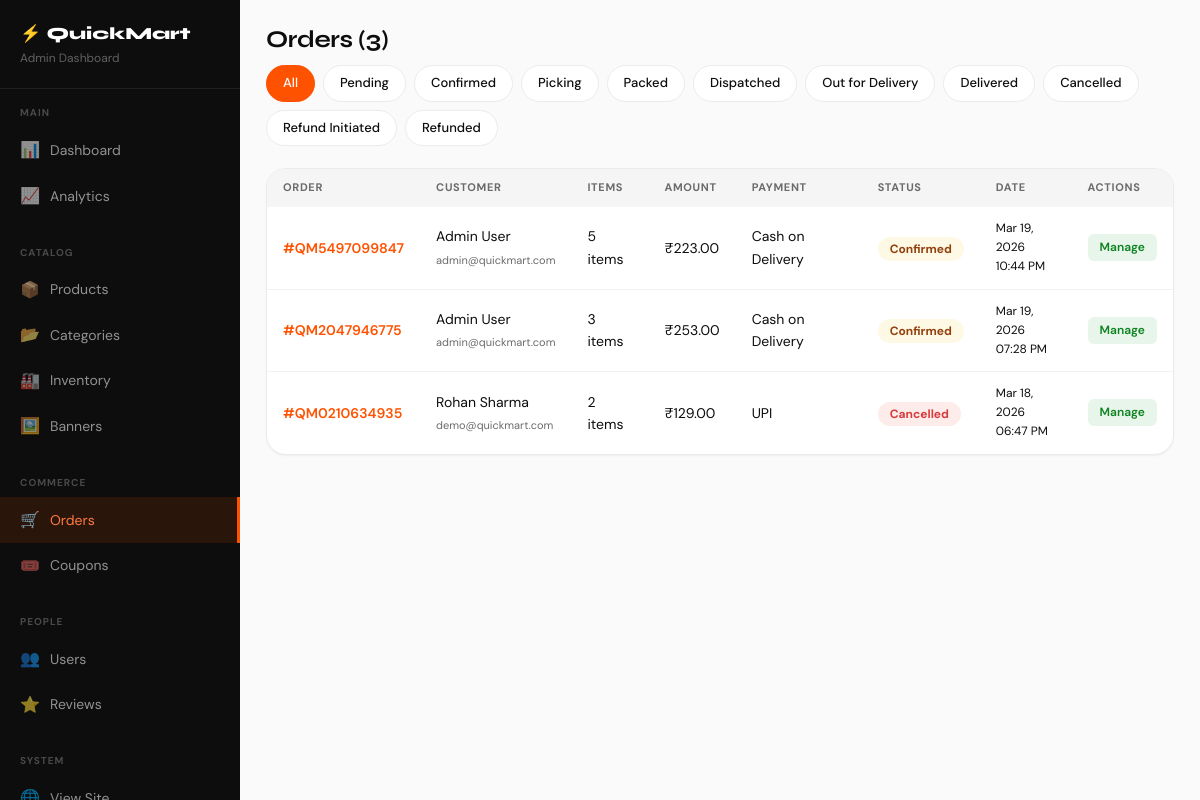
Page /admin-panel/orders/ (signed in) on the committed database.
### orders/models.py (models this page shows, shortened)
class Order(models.Model):
    STATUS_CHOICES = [
        ('pending','Pending'),('confirmed','Confirmed'),('picking','Picking'),
        ('packed','Packed'),('dispatched','Dispatched'),('out_for_delivery','Out for Delivery'),
        ('delivered','Delivered'),('cancelled','Cancelled'),('refund_initiated','Refund Initiated'),
        ('refunded','Refunded'),
    ]
    PAYMENT_METHODS = [('upi','UPI'),('card','Card'),('netbanking','Netbanking'),
                       ('wallet','Wallet'),('cod','Cash on Delivery')]
    id = models.UUIDField(primary_key=True, default=uuid.uuid4, editable=False)
    order_number = models.CharField(max_length=20, unique=True)
    user = models.ForeignKey('users.User', on_delete=models.PROTECT, related_name='orders')
    delivery_address = models.ForeignKey('users.Address', on_delete=models.PROTECT, null=True)
    status = models.CharField(max_length=30, choices=STATUS_CHOICES, default='pending')
    payment_method = models.CharField(max_length=20, choices=PAYMENT_METHODS, default='cod')
    payment_status = models.CharField(max_length=20, default='pending')
    subtotal = models.DecimalField(max_digits=10, decimal_places=2)
    delivery_fee = models.DecimalField(max_digits=8, decimal_places=2, default=0)
    discount_amount = models.DecimalField(max_digits=8, decimal_places=2, default=0)
    total_amount = models.DecimalField(max_digits=10, decimal_places=2)
    coupon_code = models.CharField(max_length=50, blank=True)
    coins_used = models.IntegerField(default=0)
    coins_earned = models.IntegerField(default=0)
    special_instructions = models.TextField(blank=True)
    estimated_delivery = models.DateTimeField(null=True, blank=True)
    delivered_at = models.DateTimeField(null=True, blank=True)
    cancelled_at = models.DateTimeField(null=True, blank=True)
    cancellation_reason = models.TextField(blank=True)
    razorpay_order_id = models.CharField(max_length=200, blank=True)
    razorpay_payment_id = models.CharField(max_length=200, blank=True)
    placed_at = models.DateTimeField(auto_now_add=True)
    updated_at = models.DateTimeField(auto_now=True)
    class Meta: ordering = ['-placed_at']

### users/models.py (models this page shows, shortened)
class User(AbstractBaseUser, PermissionsMixin):
    id = models.UUIDField(primary_key=True, default=uuid.uuid4, editable=False)
    email = models.EmailField(unique=True)
    phone = models.CharField(max_length=15, blank=True)
    full_name = models.CharField(max_length=255)
    profile_image = models.ImageField(upload_to='profiles/', null=True, blank=True)
    is_active = models.BooleanField(default=True)
    is_staff = models.BooleanField(default=False)
    is_admin = models.BooleanField(default=False)
    reward_coins = models.IntegerField(default=100)
    referral_code = models.CharField(max_length=10, unique=True, blank=True)
    date_joined = models.DateTimeField(auto_now_add=True)
    updated_at = models.DateTimeField(auto_now=True)
    objects = UserManager()
    USERNAME_FIELD = 'email'
    REQUIRED_FIELDS = ['full_name']

### admin_panel/views.py (the view)
# urls.py: path('orders/', views.orders_list, name='orders'),
@admin_required
def orders_list(request):
    status = request.GET.get('status','')
    orders = Order.objects.select_related('user','delivery_address').prefetch_related('items')
    if status: orders = orders.filter(status=status)
    return render(request, 'admin_panel/orders.html', {'orders': orders, 'status_filter': status,
        'status_choices': Order.STATUS_CHOICES})

### cart/context_processors.py (called while the page is built)
def cart_context(request):
    try:
        cart = get_or_create_cart(request)
        return {'cart': cart, 'cart_count': cart.get_count()}
    except:
        return {'cart': None, 'cart_count': 0}

### cart/models.py (called while the page is built)
    def get_count(self):
        return sum(item.quantity for item in self.items.all())

### cart/views.py (called while the page is built, shortened)
def get_or_create_cart(request):
    if request.user.is_authenticated:
        cart, _ = Cart.objects.get_or_create(user=request.user)
        return cart

### store/context_processors.py (called while the page is built)
def store_context(request):
    return {
        'nav_categories': Category.objects.filter(is_active=True, parent=None).order_by('sort_order')[:8],
    }

### admin_panel/templates/admin_panel/orders.html (shortened to what this page needs)
{% extends 'admin_panel/base.html' %}
{% block content %}
<div class="admin-page-header">
  <h1 class="admin-page-title">Orders ({{ orders|length }})</h1>
  <div style="display:flex;gap:8px;flex-wrap:wrap;">
    <a href="{% url 'admin_panel:orders' %}" class="filter-chip {% if not status_filter %}active{% endif %}">All</a>
    {% for sc, sn in status_choices %}<a href="?status={{ sc }}" class="filter-chip {% if status_filter == sc %}active{% endif %}">{{ sn }}</a>{% endfor %}
  </div>
</div>
<div class="admin-card">
  <table class="data-table">
    <thead><tr><th>Order</th><th>Customer</th><th>Items</th><th>Amount</th><th>Payment</th><th>Status</th><th>Date</th><th>Actions</th></tr></thead>
    <tbody>
      {% for order in orders %}
      <tr>
        <td><a href="{% url 'admin_panel:order_detail' order.id %}" style="color:var(--brand);font-weight:600;">#{{ order.order_number }}</a></td>
        <td>{{ order.user.full_name|truncatechars:18 }}<br><span style="font-size:11px;color:var(--mid);">{{ order.user.email|truncatechars:20 }}</span></td>
        <td>{{ order.items.count }} items</td>
        <td>₹{{ order.total_amount }}</td>
        <td>{{ order.get_payment_method_display }}</td>
        <td><span class="status-badge status-{{ order.status }}">{{ order.get_status_display }}</span></td>
        <td style="font-size:12px;">{{ order.placed_at|date:"M d, Y" }}<br>{{ order.placed_at|date:"h:i A" }}</td>
        <td><a href="{% url 'admin_panel:order_detail' order.id %}" class="action-btn btn-view-sm">Manage</a></td>
      </tr>
      {% empty %}
      <tr><td colspan="8" style="text-align:center;padding:40px;color:var(--mid);">No orders found</td></tr>
      {% endfor %}
    </tbody>
  </table>
</div>
{% endblock %}

### static/css/main.css (style rules this page uses)
:root { --brand: #ff5200; --brand-dark: #e64700; --brand-light: #fff3ee; --brand-mid: #ff7a40; --brand-pale: #fff8f5; --dark: #0d0d0d; --dark2: #1a1a1a; --dark3: #282828; --mid: #6b6b6b; --light: #f5f5f5; --lighter: #fafafa; --white: #ffffff; --border: #ebebeb; --border-light: #f2f2f2; --green: #0c831f; --green-light: #e8f5eb; --yellow: #f4c430; --yellow-light: #fef9e5; --red: #d83b3b; --red-light: #fdecea; --blue: #1a56db; --blue-light: #e8f0fe; --shadow-xs: 0 1px 2px rgba(0,0,0,.05); --shadow-sm: 0 2px 8px rgba(0,0,0,.07); --shadow: 0 4px 16px rgba(0,0,0,.1); --shadow-lg: 0 8px 30px rgba(0,0,0,.12); --shadow-brand: 0 4px 16px rgba(255,82,0,.25); --r: 10px; --r-lg: 14px; --r-xl: 20px; --r-2xl: 28px; }
*, *::before, *::after { box-sizing: border-box; margin: 0; padding: 0; }
html { scroll-behavior: smooth; -webkit-tap-highlight-color: transparent; }
body { background: var(--lighter); color: var(--dark); font-family: 'DM Sans', sans-serif; font-size: 15px; line-height: 1.6; overflow-x: hidden; }
h1,h2,h3,h4,h5,h6 { font-family: 'Syne', sans-serif; line-height: 1.2; }
a { text-decoration: none; color: inherit; }
.filter-chip { padding: 7px 16px; border-radius: 20px; border: 1.5px solid var(--border); background: var(--white); font-size: 13px; font-weight: 500; white-space: nowrap; cursor: pointer; transition: all .15s; text-decoration: none; color: var(--dark); }
.filter-chip:hover, .filter-chip.active { background: var(--brand); border-color: var(--brand); color: #fff; }
.status-badge { padding: 4px 12px; border-radius: 20px; font-size: 12px; font-weight: 700; }
.status-confirmed, .status-picking, .status-packed { background: var(--yellow-light); color: #92400e; }
.status-cancelled { background: var(--red-light); color: var(--red); }
.admin-page-header { display: flex; align-items: center; justify-content: space-between; margin-bottom: 22px; flex-wrap: wrap; gap: 10px; }
.admin-page-title { font-size: 24px; font-weight: 700; letter-spacing: -.4px; }
.admin-card { background: var(--white); border-radius: var(--r-xl); box-shadow: var(--shadow-xs); overflow: hidden; margin-bottom: 20px; border: 1px solid var(--border); }
.data-table { width: 100%; border-collapse: collapse; }
.data-table th { padding: 10px 16px; text-align: left; font-size: 11px; font-weight: 700; color: var(--mid); text-transform: uppercase; letter-spacing: .06em; background: var(--light); }
.data-table td { padding: 12px 16px; font-size: 14px; border-bottom: 1px solid var(--border-light); }
.data-table tr:last-child td { border-bottom: none; }
.action-btn { padding: 4px 12px; border-radius: 6px; font-size: 12px; font-weight: 600; cursor: pointer; transition: all .15s; border: none; text-decoration: none; display: inline-flex; align-items: center; gap: 3px; }
.btn-view-sm { background: var(--green-light); color: var(--green); }

### rows in the picture
Order: order_number "QM5497099847", user.full_name "Admin User", user.email "admin@quickmart.com", items.count "5", total_amount "223.00", payment_method "Cash on Delivery", status "Confirmed", placed_at "Mar 19, 2026", placed_at "10:44 PM"
Order: order_number "QM2047946775", user.full_name "Admin User", user.email "admin@quickmart.com", items.count "3", total_amount "253.00", payment_method "Cash on Delivery", status "Confirmed", placed_at "Mar 19, 2026", placed_at "07:28 PM"
Order: order_number "QM0210634935", user.full_name "Rohan Sharma", user.email "demo@quickmart.com", items.count "2", total_amount "129.00", payment_method "UPI", status "Cancelled", placed_at "Mar 18, 2026", placed_at "06:47 PM"

### other values in the picture
{{ orders|length }} "3"
{{ sn }} "Pending" "Confirmed" "Picking" "Packed" "Dispatched" "Out for Delivery" "Delivered" "Cancelled" "Refund Initiated" "Refunded"
